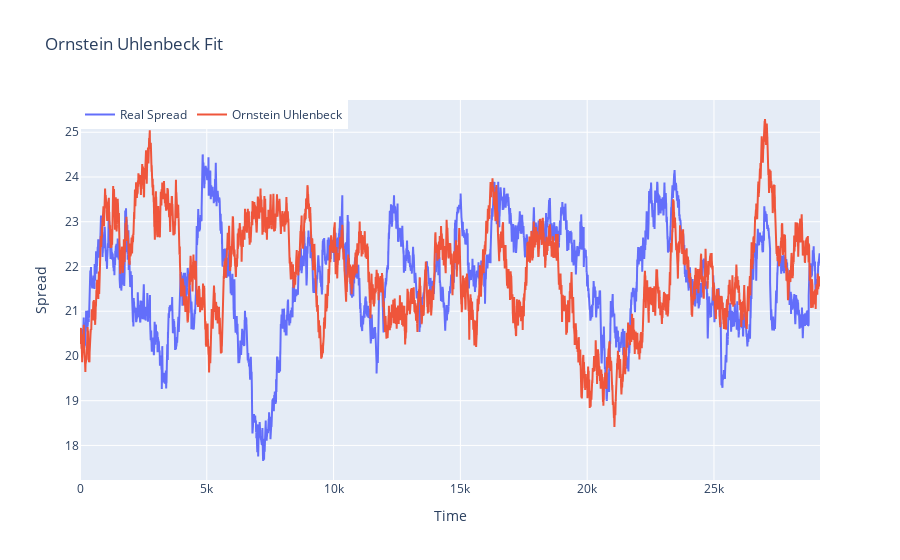

Notebook code for this chart:
### Code cell
plot_series_plotly(
    spread,
    sample,
    title=TITLE,
    labels=LABELS,
    xaxis_title=X_AXIS,
    yaxis_title=Y_AXIS,
    truncate=True,
)

### Figure 1 — Plotly figure (JSON) as saved in the notebook; plotly's stock layout.template omitted (floating-point values rounded to 4 significant figures; data arrays with more than 128 entries replaced by an {"elided": "..."} marker saying what was removed)
{"data": [{"mode": "lines", "name": "Real Spread", "type": "scatter", "x": {"elided": "29182 int values"}, "y": {"elided": "29182 float values"}}, {"mode": "lines", "name": "Ornstein Uhlenbeck", "type": "scatter", "x": {"elided": "29182 int values"}, "y": {"elided": "29182 float values"}}], "layout": {"legend": {"orientation": "h", "traceorder": "normal", "x": 0, "y": 1}, "title": {"text": "Ornstein Uhlenbeck Fit"}, "xaxis": {"title": {"text": "Time"}}, "yaxis": {"title": {"text": "Spread"}}}}
